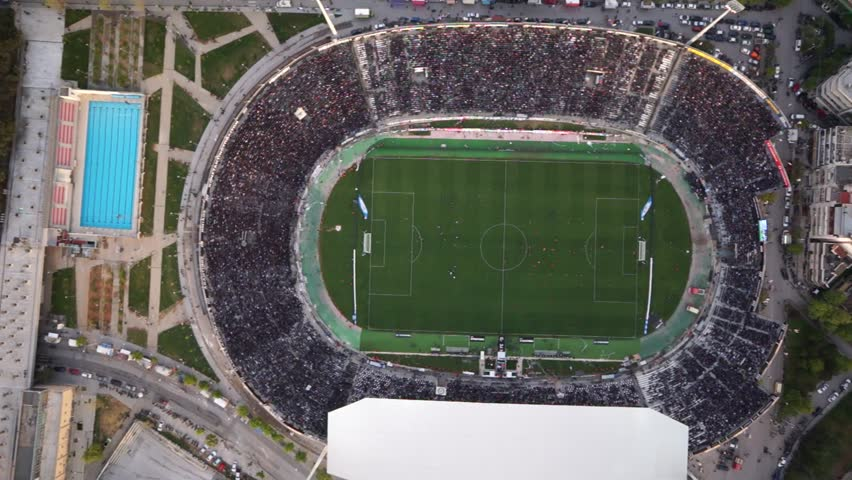
#> input picture 1.jpg, 852 x 480 px
$ python try03_drawOnImg.py
#> lines starting #> are read from the running program, lines starting #| are printed output that depends on the picture
import cv2
import numpy as np


img = cv2.imread("1.jpg")       # Reading image.
#> img is the input picture: shape (480, 852, 3); mean B, G, R 97.3, 101.4, 101.2

shape = img.shape    # Gets the dimensions of the image.
#> shape = (480, 852, 3)
print('Shape =', shape)
#| Shape = (480, 852, 3)


cv2.line(img, (50, 50), (430, 802), (255, 0, 0), thickness=2)
# Draws a line on 1st arg, from 1st point (2nd arg) to 2nd point # (3rd arg) in the color of 4rd arg.


cv2.circle(img, (640, 426), 25, (0, 0, 255), -1)
# Draws a circle on 1st arg at pixel 2nd arg of radius 3rd arg of color 4th arg.
# 5th arg is optional, negative integers will fill the circle.


cv2.rectangle(img, (20, 20), (140, 140), (0, 255, 255), -1)
# Draws a rectangle on 1st arg, from pixel in 2nd arg to pixel in 3rd arg, in 4th arg color.
# 5th arg is optional, negative integers will fill the rectangle.


cv2.ellipse(img, (470, 270), (100, 50), 0, 120, 240, (0, 120, 120), -1)
# Draws an ellipse on 1st arg, with centre as pixel in 2nd arg, angle of ellipse wrt X-axis is 3rd arg.
# Starting angle of ellipse is 4th arg and ending angle is 5th arg (Partial part of ellipse can also be shown).
# 6th arg is color.
# 7th arg is optional, negative integers will fill the ellipse.


points = np.array([[[550, 200], [650, 200], [550, 300], [650, 300]]], np.int32)
# Next code explains this line properly.
cv2.polylines(img, [points], True, (50, 100, 150), thickness=5)
# Draws a polygon on 1st arg, 2nd arg defines the corners in order.
# 3rd arg decides whether the polygon should be closed or not, 4th arg is the colour.


font = cv2.FONT_HERSHEY_COMPLEX_SMALL
# Selecting a font.
cv2.putText(img, 'Ground', (450, 50), font, 2, (200, 200, 200))
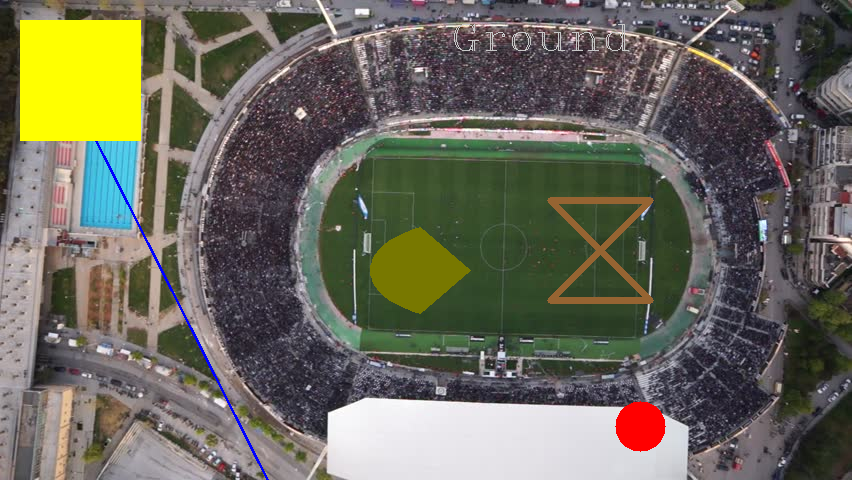
#> img: shape (480, 852, 3); mean B, G, R 91.6, 105.4, 107.5
# Writes text on image (1st arg), the text is 2nd arg, 3rd arg is the starting pixel of the text.
# 4th arg is the font, 5th arg is font-size, 6th arg is colour of text.

cv2.imshow('Image', img)
cv2.waitKey(0)
cv2.destroyAllWindows()
